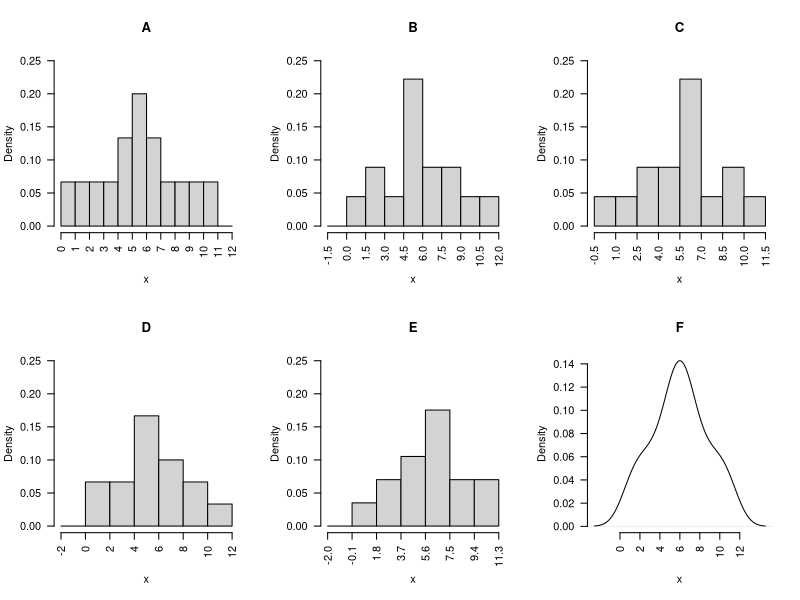

Recreate this plot in R.
layout(matrix(1:6,nrow=2,ncol=3))
x <- c(1,1,2,2,3,3,4,4,5,5,5,5,6,6,6,6,6,6,7,7,7,7,8,8,9,9,10,10,11,11)
hist(x,main="A",breaks=seq( 0,12,1 ),freq=FALSE,ylim=c(0,0.25),axes=FALSE)
axis(2,las=1)
axis(1,at=seq( 0,12,1 ),las=2)
hist(x,main="D",breaks=seq(-2.0,12,2.0),freq=FALSE,ylim=c(0,0.25),axes=FALSE)
axis(2,las=1)
axis(1,at=seq(-2.0,12,2.0),las=2)
hist(x,main="B",breaks=seq(-1.5,12,1.5),freq=FALSE,ylim=c(0,0.25),axes=FALSE)
axis(2,las=1)
axis(1,at=seq(-1.5,12,1.5),las=2)
hist(x,main="E",breaks=seq(-2.0,12,1.9),freq=FALSE,ylim=c(0,0.25),axes=FALSE)
axis(2,las=1)
axis(1,at=seq(-2.0,12,1.9),las=2)
hist(x,main="C",breaks=seq(-0.5,12,1.5),freq=FALSE,ylim=c(0,0.25),axes=FALSE)
axis(2,las=1)
axis(1,at=seq(-0.5,12,1.5),las=2)
plot(density(x),main="F",xlab="x",axes=FALSE)
axis(2,las=1)
axis(1,at=seq(0,12,2),las=2)
par(mfrow=c(1,1))